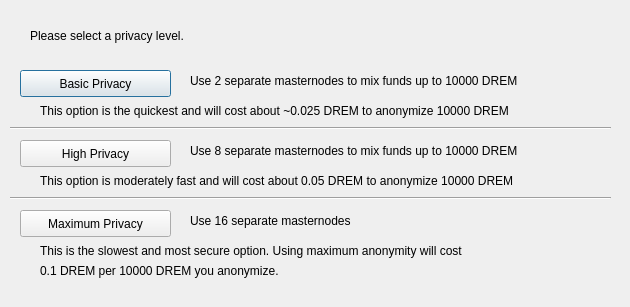
<?xml version="1.0" encoding="UTF-8"?>
<ui version="4.0">
 <class>ObfuscationConfig</class>
 <widget class="QDialog" name="ObfuscationConfig">
  <property name="geometry">
   <rect>
    <x>0</x>
    <y>0</y>
    <width>630</width>
    <height>307</height>
   </rect>
  </property>
  <property name="windowTitle">
   <string>Configure Obfuscation</string>
  </property>
  <widget class="QPushButton" name="buttonBasic">
   <property name="geometry">
    <rect>
     <x>20</x>
     <y>70</y>
     <width>151</width>
     <height>27</height>
    </rect>
   </property>
   <property name="text">
    <string>Basic Privacy</string>
   </property>
  </widget>
  <widget class="QPushButton" name="buttonHigh">
   <property name="geometry">
    <rect>
     <x>20</x>
     <y>140</y>
     <width>151</width>
     <height>27</height>
    </rect>
   </property>
   <property name="text">
    <string>High Privacy</string>
   </property>
  </widget>
  <widget class="QPushButton" name="buttonMax">
   <property name="geometry">
    <rect>
     <x>20</x>
     <y>210</y>
     <width>151</width>
     <height>27</height>
    </rect>
   </property>
   <property name="text">
    <string>Maximum Privacy</string>
   </property>
  </widget>
  <widget class="QLabel" name="label">
   <property name="geometry">
    <rect>
     <x>30</x>
     <y>20</y>
     <width>571</width>
     <height>31</height>
    </rect>
   </property>
   <property name="text">
    <string>Please select a privacy level.</string>
   </property>
  </widget>
  <widget class="QLabel" name="label_2">
   <property name="geometry">
    <rect>
     <x>190</x>
     <y>70</y>
     <width>421</width>
     <height>21</height>
    </rect>
   </property>
   <property name="text">
    <string>Use 2 separate masternodes to mix funds up to 10000 DREM</string>
   </property>
  </widget>
  <widget class="QLabel" name="label_3">
   <property name="geometry">
    <rect>
     <x>190</x>
     <y>140</y>
     <width>411</width>
     <height>21</height>
    </rect>
   </property>
   <property name="text">
    <string>Use 8 separate masternodes to mix funds up to 10000 DREM</string>
   </property>
  </widget>
  <widget class="QLabel" name="label_4">
   <property name="geometry">
    <rect>
     <x>190</x>
     <y>210</y>
     <width>421</width>
     <height>21</height>
    </rect>
   </property>
   <property name="text">
    <string>Use 16 separate masternodes</string>
   </property>
  </widget>
  <widget class="QLabel" name="label_6">
   <property name="geometry">
    <rect>
     <x>40</x>
     <y>100</y>
     <width>561</width>
     <height>21</height>
    </rect>
   </property>
   <property name="text">
    <string>This option is the quickest and will cost about ~0.025 DREM to anonymize 10000 DREM</string>
   </property>
  </widget>
  <widget class="QLabel" name="label_7">
   <property name="geometry">
    <rect>
     <x>40</x>
     <y>170</y>
     <width>561</width>
     <height>21</height>
    </rect>
   </property>
   <property name="text">
    <string>This option is moderately fast and will cost about 0.05 DREM to anonymize 10000 DREM</string>
   </property>
  </widget>
  <widget class="QLabel" name="label_8">
   <property name="geometry">
    <rect>
     <x>40</x>
     <y>240</y>
     <width>561</width>
     <height>21</height>
    </rect>
   </property>
   <property name="text">
    <string>This is the slowest and most secure option. Using maximum anonymity will cost</string>
   </property>
  </widget>
  <widget class="QLabel" name="label_9">
   <property name="geometry">
    <rect>
     <x>40</x>
     <y>260</y>
     <width>561</width>
     <height>21</height>
    </rect>
   </property>
   <property name="text">
    <string>0.1 DREM per 10000 DREM you anonymize.</string>
   </property>
  </widget>
  <widget class="Line" name="line">
   <property name="geometry">
    <rect>
     <x>10</x>
     <y>120</y>
     <width>601</width>
     <height>16</height>
    </rect>
   </property>
   <property name="orientation">
    <enum>Qt::Horizontal</enum>
   </property>
  </widget>
  <widget class="Line" name="line_2">
   <property name="geometry">
    <rect>
     <x>10</x>
     <y>190</y>
     <width>601</width>
     <height>16</height>
    </rect>
   </property>
   <property name="orientation">
    <enum>Qt::Horizontal</enum>
   </property>
  </widget>
 </widget>
 <resources/>
 <connections/>
</ui>
